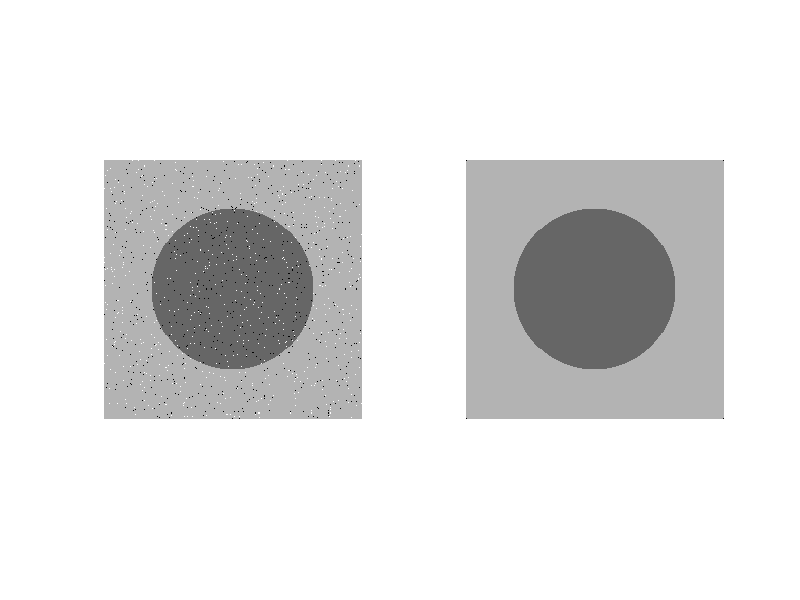

Source code (MATLAB):
%% Assignment 4
% Requirements:
%
%   1.  Generate a 256x256 grayscale image with only two different
%   intensity levels (0.4 and 0.7 within the range [0-1]).  The intensity
%   of the center part (the distance between the pixel and the center point
%   < 80 pixels) of the image is set to 0.4 and the intesity of the left
%   part of the image is set to be 0.7.
%
%   2.  Generate three types of noises
%       1. Gaussian noise with mean 0 and variance 0.01
%       2. Uniform noise with range [-0.05 to 0.05]
%       3. Salt and pepper noise with d = 0.02 (2% of pixels get affected
%       by S&P noise)
%   
%   3.  Add the three types of noises to the grayscale image. Include the
%   noisy images and the histogram of the noisy images.
%
%   4.  Select proper type of filter and use them to restore the noisy
%   images.  Include the restoration results and discussions of
%   filtering approach.


%% Clear all variables from Workspace
clear all;
clc;

%% Generate image with a circle
R = 80;
circle = double(zeros(256));
for i=1:256
    for j=1:256
        if sqrt((i-128)^2+(j-128)^2) < R
        circle(i,j) = .4;
        else
        circle(i,j) = .7;
        end
    end
end
%imshow(circle);

%% Generate Uniform Noise
%[r, c] = size(256);
uniformNoise = circle + [rand(256)*.1-.05]; 
%imshow(uniformNoise);

% Uniform filter
uniformFilter = fspecial('average', 3);
uniformsmoothed=filter2(uniformFilter, uniformNoise);
%Image preview 1
%figure,imshowpair(uniformNoise, uniformFilter,'montage');
subplot(1,2,1),imshow(uniformNoise);
subplot(1,2,2),imshow(uniformsmoothed);
colormap(gray(256));
axis image;
axis off;
%title('Uniform noise and filter');

%% Generate Gaussian noise with mean 0 and variance 0.01
% This function generates an array of size MxN whose elements are normal
% (Gaussian) numbers with zero mean and unit variance.  
gNoise = circle + [randn(256)*.01];

% Gaussian filter with smoothed edgeds
gFilterSmooth = medfilt2(gNoise);

% Image preview 2
%figure,imshowpair(gNoise, gFilter,'montage');
subplot(1,2,1),imshow(gNoise);
subplot(1,2,2),imshow(gFilterSmooth);
colormap(gray(256));
axis image;
axis off;
%title('Guassian Noise Filter');

%% Generate Salt and Pepper Noise
SP = circle;
[rows, cols] = size(SP);

noise_percent = 120;
    
    for i = 1:rows
        for j = 1:cols
            noise_check = randi(100);
            if(noise_check == 2)
                SP(i,j) = 1;
            end
            if(noise_check == 1)
                SP(i,j) = 0;
            end
            
        end
    end

% Salt and Pepper filter
SPfilter = medfilt2(circle);

SPfilterArray = repmat(SPfilter, [1 2]);
%montage(SPfilterArray, 'size', [1 NaN]);

%Image preview 3
%figure, imshowpair(SP,SPfilter, 'montage');
subplot(1,2,1),imshow(SP);
subplot(1,2,2),imshow(SPfilter);
colormap(gray(256));
axis image;
axis off;

%% Cornermtric function C=cornermetric(f, method, param1, val1, param2, val2)
% The Harris-Stephens and minimum-eigenvalue detectors are implemented in
% the Image Processing Toolbox where: 
%   * f is the input image
%   * Method can be either 'Harris' or 'MinimumEigenvalue'.
%   * param1 is 'FilterCoefficients'.
%   * val1 is a vector containing the coefficients of a 1-D spatial filter
%   mask, from which the function generates the corresponding 2-D square
%   filter w discussed earlier.  If param1, val1 are not included in the
%   call, the function generates a default 5x5 Gaussian filter using
%   fspecial('gaussian', [1 5],1.5) to generate the coefficients of the 1-D
%   filter.
%   * param 2 is 'SensitivityFactor', applicable only to the Harris
%   detector.
%   *val2 is the value of the sensitivity factor k explained earlier.  Its
%   values are in the range 0 < k < 0.25.  The default value is 0.04.


%% NOTES
% Generate Noise
%   The degradation function operates on an input image f(x,y) to produce a
%   degraded image g(x,y) => 
%
%       g(x,y)=degridationFunction[f(x,y)] + additiveNoise(x,y)
%
%   The objective of restoration is to obtain an estimate, f(x,y), of the
% original image.  We want the estimate to be as close as possible to the
% original imput image.  In general, the more we know about H and
% additiveNoise(x,y), the closer f(x,y) will be to f(x,y).
%   If H is a linear, sparially invariant process, it can shown thta the
%   degraded image is given in the spatial domain by =>
%
%       restorationFilter(x,y) = pointSpredFunction(x,y)*
%                               (convolution)f(x,y) + additivenoise(x,y)
%
%   where h(x,y) is the spatial representation of the degradation function
%   the convolution.  Convolution in the spatial domain and multiplication
%   in the frequency domain constitute a Fourier transform pair, so we can
%   write the preceding model in an equivalent frequency domain
%   representation: 
%
%       G(u,v) = H(u,v)opticalTransferFunction(u,v) + N(u,v)
%
%       where the terms in capital letters are the Fourier transforms of
%       the corresponding terms in the spatial domain.  F(u,v) is the
%       degridation function that is somethimes called the optical transfer
%       function (OTF)
%
% Fourier transform pair functions for converting 
% between them or "convolving the image with PSF(point spread function): 
%
%   otf2psf() and psf2otf()
%   - Similarly, the restoration process is refered to as deconvolution.
%   - H is the identity operator and we deal only with degradation due to
%     noise.
%
% Noise Models: g = imnoise(f,type, parameters)
%
%   where imnoise() converts the imput image to class double in the range
%   [0 1] before adding noise to it.  This must be taken into account when 
%   specifying noise parameters.f is the input image, and type and 
%   parameters

% [r,c] = size(im);
% D = zeros(r,c);
% uniformNoise = rand(D);
% uniformNoise = find(im);
% %[r, c] = find(A);
% %[r,c,v] = find(A);
% I = find(im < 128);
% %A(I) = 0;
% %The operation on line 101 caould also be done using logical indexing ex105
% %A < 128 returns a 1 for the elements of A that satisfy the logical
% %condition and 0 for those that do not.
% im(im < 128) = 0;
% EXAMPLE: set to 128 all pixels in the interval [64, 192]
% I = find(A >= 64 & A <= 192);
% A(I) = 128;
%Equivalently, could be written
%   A(A >+ 64 & A<+ 192) = 128
